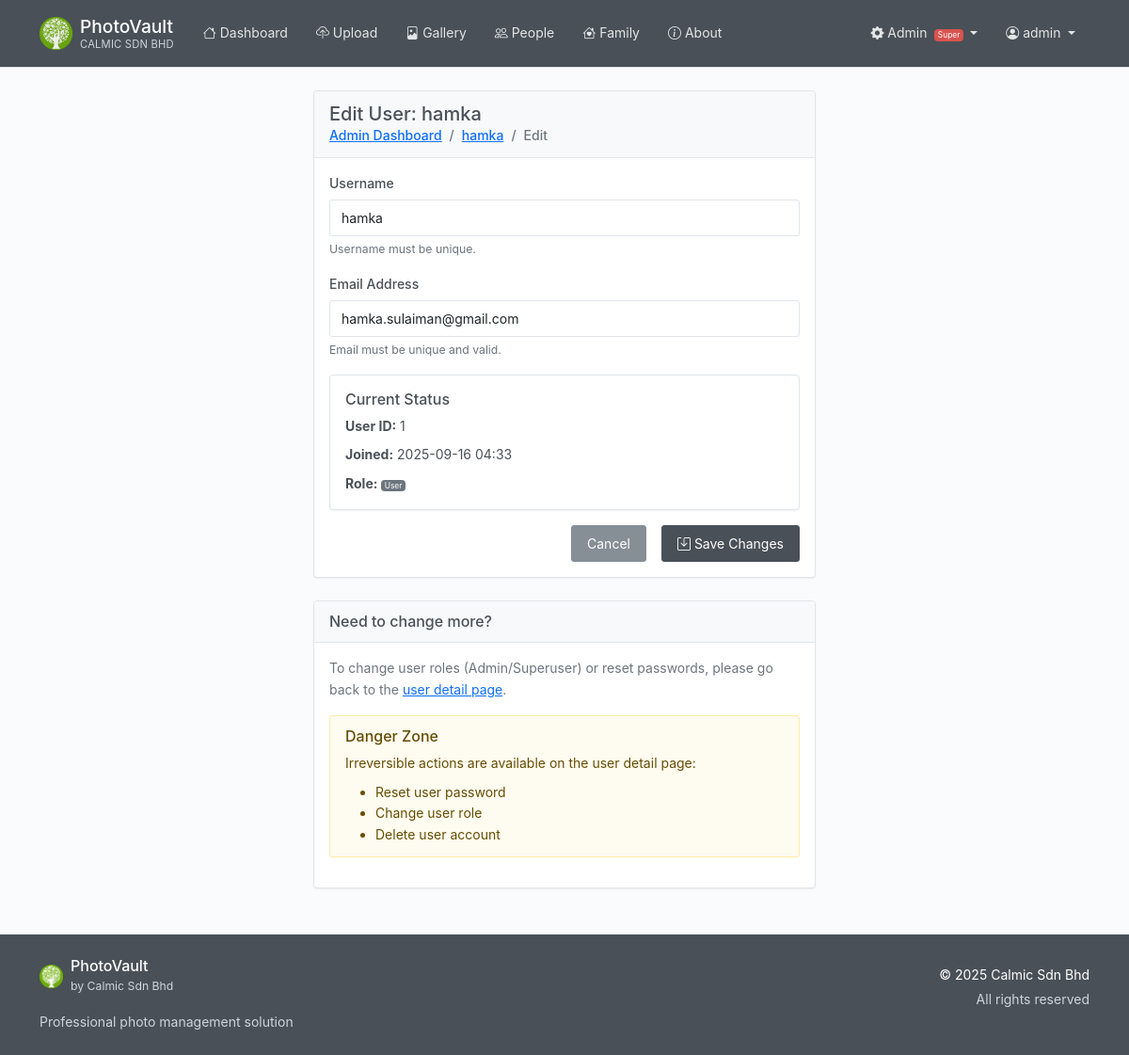
Screenshot of /admin/user/1/edit (signed in) with the database file from the repository.
### photovault/models/__init__.py (models this page shows, shortened)
class User(UserMixin, db.Model):
    id = db.Column(db.Integer, primary_key=True)
    username = db.Column(db.String(80), unique=True, nullable=False)
    email = db.Column(db.String(120), unique=True, nullable=False)
    password_hash = db.Column(db.String(255), nullable=False)
    created_at = db.Column(db.DateTime, default=datetime.utcnow)
    is_active = db.Column(db.Boolean, default=True)
    is_admin = db.Column(db.Boolean, default=False, nullable=False)
    is_superuser = db.Column(db.Boolean, default=False, nullable=False)
    photos = db.relationship('Photo', backref='user', lazy=True, cascade='all, delete-orphan')
    albums = db.relationship('Album', backref='user', lazy=True, cascade='all, delete-orphan')
    people = db.relationship('Person', backref='user', lazy=True, cascade='all, delete-orphan')

### photovault/routes/admin.py (the view)
    def wrap(*args, **kwargs):
        if not current_user.is_authenticated or not (current_user.is_admin or current_user.is_superuser):
            logger.warning(f"Unauthorized admin access attempt by user {current_user.id if current_user.is_authenticated else 'anonymous'}")
            flash("You do not have permission to access that page.", "danger")
            abort(403)  # Forbidden
        return f(*args, **kwargs)

### photovault/templates/admin/edit_user.html (shortened to what this page needs)
{% extends "base.html" %}
{% block content %}
<div class="container mt-4">
    <div class="row justify-content-center">
        <div class="col-md-6">
            <div class="card">
                <div class="card-header">
                    <h5 class="mb-0">Edit User: {{ user.username }}</h5>
                    <nav aria-label="breadcrumb">
                        <ol class="breadcrumb breadcrumb-sm mb-0">
                            <li class="breadcrumb-item"><a href="{{ url_for('admin.dashboard') }}">Admin Dashboard</a></li>
                            <li class="breadcrumb-item"><a href="{{ url_for('admin.user_detail', user_id=user.id) }}">{{ user.username }}</a></li>
                            <li class="breadcrumb-item active">Edit</li>
                        </ol>
                    </nav>
                </div>
                <div class="card-body">
                    <form method="POST">
                        <div class="mb-3">
                            <label for="username" class="form-label">Username</label>
                            <input type="text" class="form-control" id="username" name="username"
                                   value="{{ user.username }}" required>
                            <div class="form-text">Username must be unique.</div>
                        </div>
                        <div class="mb-3">
                            <label for="email" class="form-label">Email Address</label>
                            <input type="email" class="form-control" id="email" name="email"
                                   value="{{ user.email }}" required>
                            <div class="form-text">Email must be unique and valid.</div>
                        </div>
                        <div class="mb-3">
                            <div class="card bg-light">
                                <div class="card-body">
                                    <h6 class="card-title">Current Status</h6>
                                    <p class="mb-2">
                                        <strong>User ID:</strong> {{ user.id }}
                                    </p>
                                    <p class="mb-2">
                                        <strong>Joined:</strong> {{ user.created_at.strftime('%Y-%m-%d %H:%M') if user.created_at else 'N/A' }}
                                    </p>
                                    <p class="mb-0">
                                        <strong>Role:</strong>
                                        {% if user.is_superuser %}
                                            <span class="badge bg-danger">Superuser</span>
                                        {% elif user.is_admin %}
                                            <span class="badge bg-warning">Admin</span>
                                        {% else %}
                                            <span class="badge bg-secondary">User</span>
                                        {% endif %}
                                    </p>
                                </div>
                            </div>
                        </div>
                        <div class="d-grid gap-2 d-md-flex justify-content-md-end">
                            <a href="{{ url_for('admin.user_detail', user_id=user.id) }}" class="btn btn-secondary me-md-2">
                                Cancel
                            </a>
                            <button type="submit" class="btn btn-primary">
                                <i class="bi bi-save"></i> Save Changes
                            </button>
                        </div>
                    </form>
                </div>
            </div>
            <div class="card mt-4">
                <div class="card-header">
                    <h6 class="mb-0">Need to change more?</h6>
                </div>
                <div class="card-body">
                    <p class="card-text text-muted">
                        To change user roles (Admin/Superuser) or reset passwords, please go back to the
                        <a href="{{ url_for('admin.user_detail', user_id=user.id) }}">user detail page</a>.
                    </p>
                    {% if current_user.is_superuser and user.id != current_user.id and not user.is_superuser %}
                    <div class="alert alert-warning" role="alert">
                        <h6 class="alert-heading">Danger Zone</h6>
                        <p class="mb-2">Irreversible actions are available on the user detail page:</p>
                        <ul class="mb-0">
                            <li>Reset user password</li>
                            <li>Change user role</li>
                            <li>Delete user account</li>
                        </ul>
                    </div>
                    {% endif %}
                </div>
            </div>
        </div>
    </div>
</div>
{% endblock %}

### photovault/templates/base.html (shortened to what this page needs)
<!DOCTYPE html>
<html lang="en">
<head>
    <link href="https://cdn.jsdelivr.net/npm/bootstrap@5.1.3/dist/css/bootstrap.min.css" rel="stylesheet"
>
    <link rel="stylesheet" href="https://cdn.jsdelivr.net/npm/bootstrap-icons@1.11.3/font/bootstrap-icons.css">
    <link rel="stylesheet" href="{{ url_for('static', filename='css/style.css') }}">
</head>
<body>
    <nav class="navbar navbar-expand-lg navbar-dark" role="navigation" aria-label="Main navigation">
        <div class="container">
            <a class="navbar-brand d-flex align-items-center" href="{{ url_for('main.index') }}" aria-label="PhotoVault Home">
                <div class="logo-container me-2 d-flex align-items-center">
                    <img src="{{ url_for('static', filename='img/calmic-logo.png') }}"
                         alt="Calmic Logo"
                         height="35"
                         class="logo-img"
                         onload="this.parentNode.querySelector('.logo-fallback').style.display='none';"
                         onerror="this.style.display='none'; this.parentNode.querySelector('.logo-fallback').style.display='flex';">
                </div>
                <div class="brand-text">
                    <div class="brand-name">{{ app_title if app_title else 'PhotoVault' }}</div>
                    <div class="company-name">{{ company_info.name if company_info else 'Calmic Sdn Bhd' }}</div>
                </div>
            </a>
            <div class="collapse navbar-collapse" id="navbarNav">
                {% if current_user.is_authenticated %}
                <div class="navbar-nav me-auto">
                    <a class="nav-link {{ 'active' if request.endpoint == 'main.dashboard' }}"
                       href="{{ url_for('main.dashboard') }}" aria-current="{% if request.endpoint == 'main.dashboard' %}page{% endif %}">
                        <i class="bi bi-house" aria-hidden="true"></i> Dashboard
                    </a>
                    <a class="nav-link {{ 'active' if request.endpoint == 'photo.upload_photo' }}"
                       href="/upload" aria-current="{% if request.endpoint == 'photo.upload_photo' %}page{% endif %}">
                        <i class="bi bi-cloud-upload" aria-hidden="true"></i> Upload
                    </a>
                    <a class="nav-link"
                       href="/gallery" aria-current="page">
                        <i class="bi bi-file-image" aria-hidden="true"></i> Gallery
                    </a>
                    <a class="nav-link {{ 'active' if request.endpoint == 'main.people' }}"
                       href="{{ url_for('main.people') }}" aria-current="{% if request.endpoint == 'main.people' %}page{% endif %}">
                        <i class="bi bi-people" aria-hidden="true"></i> People
                    </a>
                    <a class="nav-link {{ 'active' if request.endpoint and request.endpoint.startswith('family.') }}"
                       href="{{ url_for('family.index') }}" aria-current="{% if request.endpoint and request.endpoint.startswith('family.') %}page{% endif %}">
                        <i class="bi bi-house-heart" aria-hidden="true"></i> Family
                    </a>
                    <a class="nav-link {{ 'active' if request.endpoint == 'main.about' }}"
                       href="{{ url_for('main.about') }}" aria-current="{% if request.endpoint == 'main.about' %}page{% endif %}">
                        <i class="bi bi-info-circle" aria-hidden="true"></i> About
                    </a>
                </div>
                <div class="navbar-nav ms-auto">
                    {% if current_user.is_admin or current_user.is_superuser %}
                    <div class="nav-item dropdown">
                        <a class="nav-link dropdown-toggle" href="#" id="adminDropdown" role="button"
                           data-bs-toggle="dropdown" aria-expanded="false" aria-label="Admin menu">
                            <i class="bi bi-gear-fill" aria-hidden="true"></i> Admin
                            {% if current_user.is_superuser %}
                                <span class="badge bg-danger ms-1" aria-label="Superuser role">Super</span>
                            {% else %}
                                <span class="badge bg-warning ms-1" aria-label="Admin role">Admin</span>
                            {% endif %}
                        </a>
                    </div>
                    {% endif %}
                    <div class="nav-item dropdown">
                        <a class="nav-link dropdown-toggle" href="#" id="userDropdown" role="button"
                           data-bs-toggle="dropdown" aria-expanded="false" aria-label="User menu for {{ current_user.username }}">
                            <i class="bi bi-person-circle" aria-hidden="true"></i>
                            <span class="d-none d-sm-inline">{{ current_user.username }}</span>
                        </a>
                    </div>
                </div>
                {% endif %}
            </div>
        </div>
    </nav>
    <main class="container my-4" id="main-content" role="main">
        {% block content %}{% endblock %}
    </main>
    <footer class="py-4 mt-5" role="contentinfo">
        <div class="container">
            <div class="row">
                <div class="col-md-6 mb-3 mb-md-0">
                    <div class="d-flex align-items-center mb-3">
                        <div class="footer-logo-container me-2 d-flex align-items-center">
                            <img src="{{ url_for('static', filename='img/calmic-logo.png') }}"
                                 alt="Calmic Logo"
                                 height="25"
                                 class="footer-logo-img"
                                 onload="this.parentNode.querySelector('.footer-logo-fallback').style.display='none';"
                                 onerror="this.style.display='none'; this.parentNode.querySelector('.footer-logo-fallback').style.display='flex';">
                        </div>
                        <div>
                            <h6 class="mb-0">{{ app_title if app_title else 'PhotoVault' }}</h6>
                            <small class="text-muted">by {{ company_info.name if company_info else 'Calmic Sdn Bhd' }}</small>
                        </div>
                    </div>
                    <p class="text-muted mb-0">Professional photo management solution</p>
                </div>
                <div class="col-md-6 text-md-end">
                    <p class="mb-1">{{ company_copyright if company_copyright else '© 2025 Calmic Sdn Bhd' }}</p>
                    <p class="text-muted mb-0">All rights reserved</p>
                </div>
            </div>
        </div>
    </footer>
</body>
</html>

### rows the page displays
User: username "admin"
User: username "hamka", email "hamka.sulaiman@gmail.com", id "1", created_at "2025-09-16 04:33"

### other values shown
{{ app_title if app_title else 'PhotoVault' }} "PhotoVault"
{{ company_info.name if company_info else 'Calmic Sdn Bhd' }} "CALMIC SDN BHD"
{{ company_info.name if company_info else 'Calmic Sdn Bhd' }} "Calmic Sdn Bhd"
{{ company_copyright if company_copyright else '© 2025 Calmic Sdn Bhd' }} "© 2025 Calmic Sdn Bhd"
